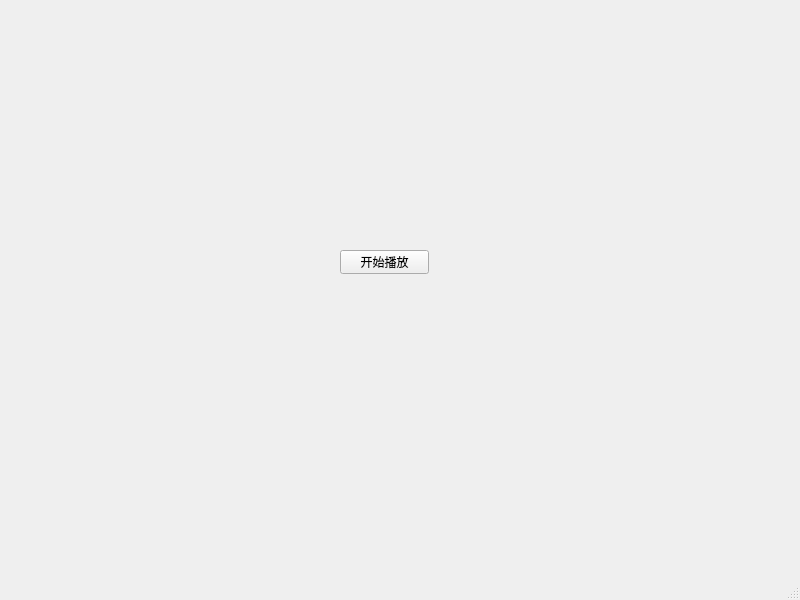
<?xml version="1.0" encoding="UTF-8"?>
<ui version="4.0">
 <class>MainWindow</class>
 <widget class="QMainWindow" name="MainWindow">
  <property name="geometry">
   <rect>
    <x>0</x>
    <y>0</y>
    <width>800</width>
    <height>600</height>
   </rect>
  </property>
  <property name="windowTitle">
   <string>MainWindow</string>
  </property>
  <widget class="QWidget" name="centralwidget">
   <widget class="QPushButton" name="startPlay">
    <property name="geometry">
     <rect>
      <x>340</x>
      <y>250</y>
      <width>89</width>
      <height>24</height>
     </rect>
    </property>
    <property name="text">
     <string>开始播放</string>
    </property>
   </widget>
  </widget>
  <widget class="QMenuBar" name="menubar">
   <property name="geometry">
    <rect>
     <x>0</x>
     <y>0</y>
     <width>800</width>
     <height>25</height>
    </rect>
   </property>
  </widget>
  <widget class="QStatusBar" name="statusbar"/>
 </widget>
 <resources/>
 <connections/>
</ui>
